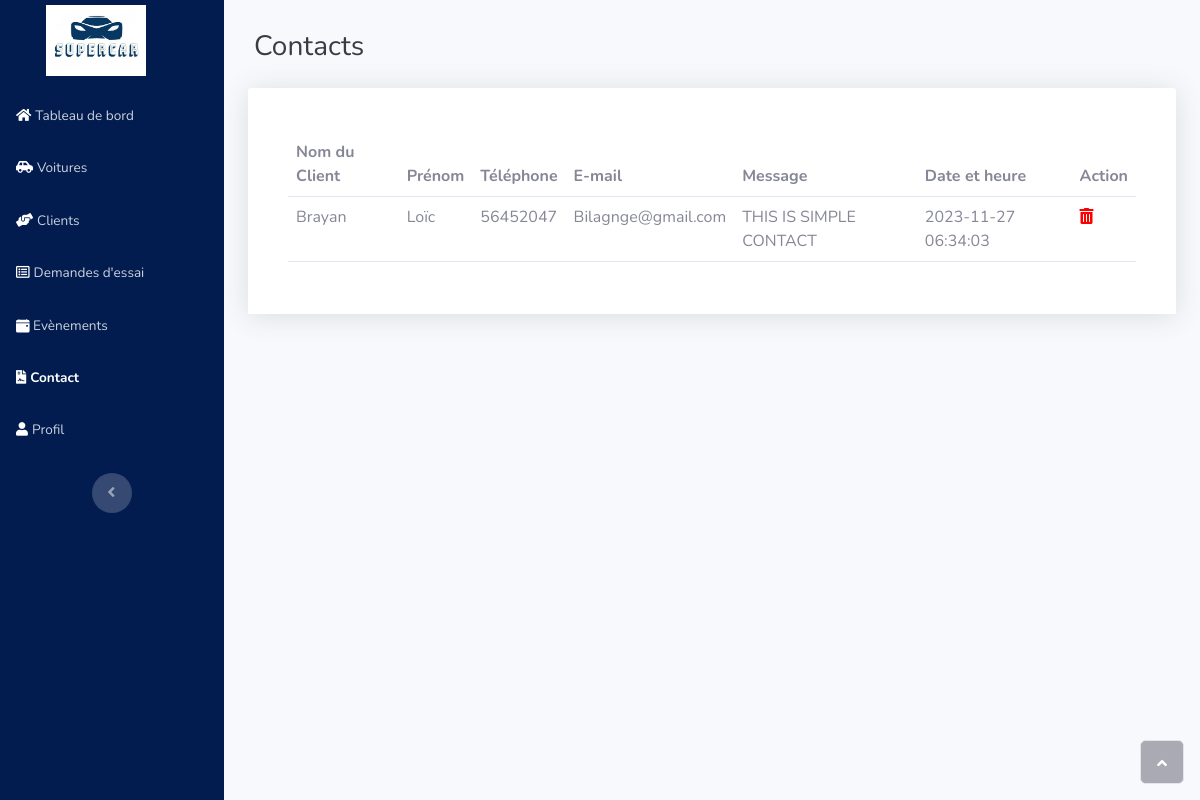
/ADMIN/Contact.php (signed in), run on the app's committed database.
### tables this page shows
CREATE TABLE `contact` (
  `id_contact` int(11) NOT NULL,
  `message` text NOT NULL,
  `date_created` timestamp NOT NULL DEFAULT current_timestamp(),
  `id_client` int(11) DEFAULT NULL
);

CREATE TABLE `client` (
  `id` int(11) NOT NULL,
  `name` varchar(128) NOT NULL,
  `prenom` varchar(128) NOT NULL,
  `telephone` int(11) NOT NULL,
  `adresse` varchar(255) NOT NULL,
  `email` varchar(255) NOT NULL,
  `password_hash` varchar(255) NOT NULL
);

### ADMIN/Contact.php (the view, shortened to what this page needs)
<?php
require_once 'admin_database.php';
$sql = "SELECT * FROM contact
        LEFT JOIN client ON contact.id_client = client.id";
$result = $mysqli->query($sql);
if ($result->num_rows > 0) {
    $contacts = $result->fetch_all(MYSQLI_ASSOC);
} else {
    $contacts = array();
}
?>
<!DOCTYPE html>
<html lang="fr">
<head>
    <link rel="stylesheet" href="assets/bootstrap/css/bootstrap.min.css">
    <link rel="stylesheet" href="assets/fonts/fontawesome-all.min.css">
    <link rel="stylesheet" href="assets/css/Bold-BS4-Image-Caption-Hover-Effect-5.css">
    <link rel="stylesheet" href="assets/css/Clients-UI.css">
    <link rel="stylesheet" href="assets/css/Table-With-Search-search-table.css">
    <link rel="stylesheet" href="assets/css/Table-With-Search.css">
</head>
<body id="page-top">
    <div id="wrapper">
        <nav class="navbar navbar-dark align-items-start sidebar sidebar-dark accordion bg-gradient-primary p-0" style="background: #021c4f;">
            <div class="container-fluid d-flex flex-column p-0"><a class="navbar-brand d-flex justify-content-center align-items-center sidebar-brand m-0" href="#"><img style="padding-right: 0px;margin-top: 11px;" src="assets/img/logo.jpg" width="100">
                </a>
                <ul class="navbar-nav text-light" id="accordionSidebar" style="margin-top: 19px;">
                    <li class="nav-item"><a class="nav-link" href="Accueil.php"><i class="fas fa-home" style="color: var(--bs-accordion-bg);border-color: var(--bs-accordion-bg);"></i><span>Tableau de bord</span></a></li>
                    <li class="nav-item"><a class="nav-link" href="Voiture.php"><i class="fas fa-car-side" style="color: var(--bs-accordion-bg);"></i><span>Voitures</span></a><a class="nav-link" href="Clients.php"><i class="fas fa-hands-helping" style="color: var(--bs-accordion-bg);"></i><span>Clients</span></a><a class="nav-link" href="Demandes%20d_essai.php"><i class="far fa-list-alt" style="color: var(--bs-accordion-bg);"></i><span>Demandes d'essai</span></a><a class="nav-link" href="Evenement.php"><span>&nbsp;Evènements</span></a><a class="nav-link active" href="Contact.php"><i class="fas fa-file-contract" style="color: var(--bs-accordion-bg);"></i><span>Contact</span></a><a class="nav-link" href="Profil.php"><i class="fas fa-user" style="color: var(--bs-accordion-bg);"></i><span>Profil</span></a></li>
                </ul>
                <div class="text-center d-none d-md-inline"><button class="btn rounded-circle border-0" id="sidebarToggle" type="button" style="border-width: 0px;border-color: rgb(0,0,0);"></button></div>
            </div>
        </nav>
        <div class="d-flex flex-column" id="content-wrapper">
            <div id="content">
                <div class="d-sm-flex justify-content-between align-items-center mb-4" style="margin-bottom: 25px;margin-top: 30px;">
                    <h3 class="text-dark mb-0" style="margin-left: 30px;">Contacts</h3>
                </div>
                <div class="container-fluid">
                    <div class="card shadow">
                        <div class="card-header py-3">
                        <div class="card-body">
                            <div class="table-responsive table mt-2" id="dataTable" role="grid" aria-describedby="dataTable_info">
                                <table class="table dataTable my-0" id="dataTable">
                                    <thead>
                                        <tr>
                                            <th>Nom du Client</th>
                                            <th>Prénom</th>
                                            <th>Téléphone</th>
                                            <th>E-mail</th>
                                            <th>Message</th>
                                            <th>Date et heure</th>
                                            <th>Action</th>
                                        </tr>
                                    </thead>
                                    <tbody>
                                        <?php foreach ($contacts as $contact) : ?>
                                            <tr>
                                                <td><?php echo $contact['name']; ?></td>
                                                <td><?php echo $contact['prenom']; ?></td>
                                                <td><?php echo $contact['telephone']; ?></td>
                                                <td><?php echo $contact['email']; ?></td>
                                                <td><?php echo $contact['message']; ?></td>
                                                <td><?php echo $contact['date_created']; ?></td>
                                                <td>
                                                    <a href="SupprimerContact.php?id_contact=<?php echo $contact['id_contact']; ?>" onclick="return confirm('Voulez-vous vraiment supprimer ce contact ?')">
                                                        <i class="fas fa-trash-alt" style="color: red;"></i>
                                                    </a>
                                                </td>
                                            </tr>
                                        <?php endforeach; ?>
                                    </tbody>
                                </table>
                            </div>
                        </div>
                    </div>
                </div>
            </div>
        </div><a class="border rounded d-inline scroll-to-top" href="#page-top"><i class="fas fa-angle-up"></i></a>
    </div>
</body>
</html>

### ADMIN/assets/css/Clients-UI.css (style rules this page uses)
.card { margin-bottom: 24px; box-shadow: 0 0 0.875rem 0 rgba(33,37,41,.05); }
.card { position: relative; display: flex; flex-direction: column; min-width: 0; word-wrap: break-word; background-color: #fff; background-clip: initial; border: 0 solid transparent; border-radius: .25rem; }
.card-body { flex: 1 1 auto; padding: 1.25rem; }
.card-header:first-child { border-radius: .25rem .25rem 0 0; }
.card-header { border-bottom-width: 1px; }
.card-header { padding: 1rem 1.25rem; margin-bottom: 0; background-color: #fff; border-bottom: 0 solid transparent; }

### data on the page
contact: id_client.name "Brayan", id_client.prenom "Loïc", id_client.telephone "56452047", id_client.email "Bilagnge@gmail.com", message "THIS IS SIMPLE CONTACT", date_created "2023-11-27 06:34:03"
